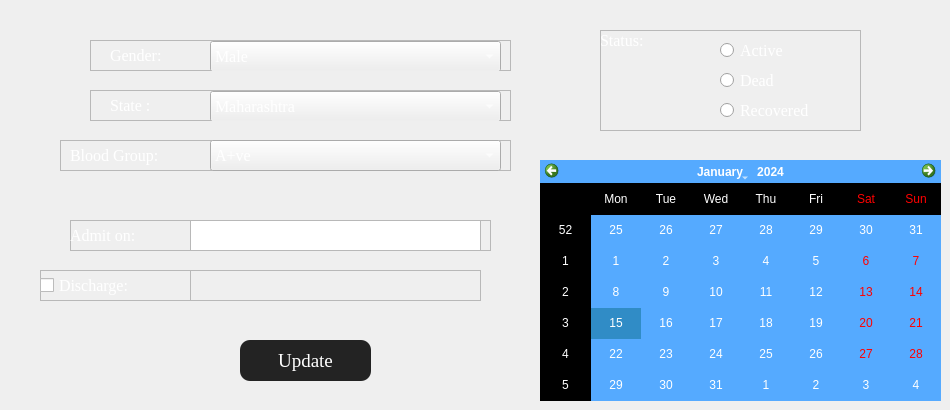
                     <widget class="QWidget" name="page_17">
                      <widget class="QFrame" name="frame_15">
                       <property name="geometry">
                        <rect>
                         <x>90</x>
                         <y>40</y>
                         <width>421</width>
                         <height>31</height>
                        </rect>
                       </property>
                       <property name="frameShape">
                        <enum>QFrame::StyledPanel</enum>
                       </property>
                       <property name="frameShadow">
                        <enum>QFrame::Raised</enum>
                       </property>
                       <widget class="QLabel" name="label_48">
                        <property name="geometry">
                         <rect>
                          <x>20</x>
                          <y>0</y>
                          <width>71</width>
                          <height>31</height>
                         </rect>
                        </property>
                        <property name="font">
                         <font>
                          <family>Georgia</family>
                          <pointsize>12</pointsize>
                         </font>
                        </property>
                        <property name="styleSheet">
                         <string notr="true">color: rgb(255, 255, 255);</string>
                        </property>
                        <property name="text">
                         <string>Gender:</string>
                        </property>
                       </widget>
                       <widget class="QComboBox" name="gemder_update">
                        <property name="geometry">
                         <rect>
                          <x>120</x>
                          <y>1</y>
                          <width>291</width>
                          <height>31</height>
                         </rect>
                        </property>
                        <property name="font">
                         <font>
                          <family>Georgia</family>
                          <pointsize>12</pointsize>
                         </font>
                        </property>
                        <property name="styleSheet">
                         <string notr="true">color: rgb(255, 255, 255);
</string>
                        </property>
                        <item>
                         <property name="text">
                          <string>Male</string>
                         </property>
                        </item>
                        <item>
                         <property name="text">
                          <string>Female</string>
                         </property>
                        </item>
                       </widget>
                      </widget>
                      <widget class="QFrame" name="frame_16">
                       <property name="geometry">
                        <rect>
                         <x>60</x>
                         <y>140</y>
                         <width>451</width>
                         <height>31</height>
                        </rect>
                       </property>
                       <property name="frameShape">
                        <enum>QFrame::StyledPanel</enum>
                       </property>
                       <property name="frameShadow">
                        <enum>QFrame::Raised</enum>
                       </property>
                       <widget class="QLabel" name="label_49">
                        <property name="geometry">
                         <rect>
                          <x>10</x>
                          <y>0</y>
                          <width>121</width>
                          <height>31</height>
                         </rect>
                        </property>
                        <property name="font">
                         <font>
                          <family>Georgia</family>
                          <pointsize>12</pointsize>
                         </font>
                        </property>
                        <property name="styleSheet">
                         <string notr="true">color: rgb(255, 255, 255);</string>
                        </property>
                        <property name="text">
                         <string>Blood Group:</string>
                        </property>
                       </widget>
                       <widget class="QComboBox" name="bloodgroup_update">
                        <property name="geometry">
                         <rect>
                          <x>150</x>
                          <y>0</y>
                          <width>291</width>
                          <height>31</height>
                         </rect>
                        </property>
                        <property name="font">
                         <font>
                          <family>Georgia</family>
                          <pointsize>12</pointsize>
                         </font>
                        </property>
                        <property name="styleSheet">
                         <string notr="true">color: rgb(255, 255, 255);
</string>
                        </property>
                        <item>
                         <property name="text">
                          <string>A+ve</string>
                         </property>
                        </item>
                        <item>
                         <property name="text">
                          <string>B+ve</string>
                         </property>
                        </item>
                        <item>
                         <property name="text">
                          <string>A-ve</string>
                         </property>
                        </item>
                        <item>
                         <property name="text">
                          <string>B-ve</string>
                         </property>
                        </item>
                        <item>
                         <property name="text">
                          <string>AB+ve</string>
                         </property>
                        </item>
                        <item>
                         <property name="text">
                          <string>AB-ve</string>
                         </property>
                        </item>
                        <item>
                         <property name="text">
                          <string>O+ve</string>
                         </property>
                        </item>
                        <item>
                         <property name="text">
                          <string>O-ve</string>
                         </property>
                        </item>
                       </widget>
                      </widget>
                      <widget class="QFrame" name="frame_17">
                       <property name="geometry">
                        <rect>
                         <x>40</x>
                         <y>270</y>
                         <width>441</width>
                         <height>31</height>
                        </rect>
                       </property>
                       <property name="frameShape">
                        <enum>QFrame::StyledPanel</enum>
                       </property>
                       <property name="frameShadow">
                        <enum>QFrame::Raised</enum>
                       </property>
                       <widget class="QTextEdit" name="discharge_update">
                        <property name="enabled">
                         <bool>false</bool>
                        </property>
                        <property name="geometry">
                         <rect>
                          <x>150</x>
                          <y>0</y>
                          <width>291</width>
                          <height>31</height>
                         </rect>
                        </property>
                       </widget>
                       <widget class="QCheckBox" name="discharge_check">
                        <property name="geometry">
                         <rect>
                          <x>0</x>
                          <y>0</y>
                          <width>121</width>
                          <height>31</height>
                         </rect>
                        </property>
                        <property name="font">
                         <font>
                          <family>Georgia</family>
                          <pointsize>12</pointsize>
                         </font>
                        </property>
                        <property name="styleSheet">
                         <string notr="true">color: rgb(255, 255, 255);
</string>
                        </property>
                        <property name="text">
                         <string>Discharge:</string>
                        </property>
                       </widget>
                      </widget>
                      <widget class="QFrame" name="frame_18">
                       <property name="geometry">
                        <rect>
                         <x>90</x>
                         <y>90</y>
                         <width>421</width>
                         <height>31</height>
                        </rect>
                       </property>
                       <property name="frameShape">
                        <enum>QFrame::StyledPanel</enum>
                       </property>
                       <property name="frameShadow">
                        <enum>QFrame::Raised</enum>
                       </property>
                       <widget class="QLabel" name="label_50">
                        <property name="geometry">
                         <rect>
                          <x>20</x>
                          <y>0</y>
                          <width>71</width>
                          <height>31</height>
                         </rect>
                        </property>
                        <property name="font">
                         <font>
                          <family>Georgia</family>
                          <pointsize>12</pointsize>
                         </font>
                        </property>
                        <property name="styleSheet">
                         <string notr="true">color: rgb(255, 255, 255);</string>
                        </property>
                        <property name="text">
                         <string>State :</string>
                        </property>
                       </widget>
                       <widget class="QComboBox" name="state_update">
                        <property name="geometry">
                         <rect>
                          <x>120</x>
                          <y>1</y>
                          <width>291</width>
                          <height>31</height>
                         </rect>
                        </property>
                        <property name="font">
                         <font>
                          <family>Georgia</family>
                          <pointsize>12</pointsize>
                         </font>
                        </property>
                        <property name="styleSheet">
                         <string notr="true">color: rgb(255, 255, 255);
</string>
                        </property>
                        <item>
                         <property name="text">
                          <string>Maharashtra</string>
                         </property>
                        </item>
                        <item>
                         <property name="text">
                          <string>Rajasthan</string>
                         </property>
                        </item>
                        <item>
                         <property name="text">
                          <string>Punjab</string>
                         </property>
                        </item>
                        <item>
                         <property name="text">
                          <string>Uttar Pradesh</string>
                         </property>
                        </item>
                        <item>
                         <property name="text">
                          <string>Tamil Nadu</string>
                         </property>
                        </item>
                        <item>
                         <property name="text">
                          <string>Delhi</string>
                         </property>
                        </item>
                        <item>
                         <property name="text">
                          <string>Madhya Pradesh</string>
                         </property>
                        </item>
                        <item>
                         <property name="text">
                          <string>Other States</string>
                         </property>
                        </item>
                       </widget>
                      </widget>
                      <widget class="QFrame" name="frame_19">
                       <property name="geometry">
                        <rect>
                         <x>70</x>
                         <y>220</y>
                         <width>421</width>
                         <height>31</height>
                        </rect>
                       </property>
                       <property name="frameShape">
                        <enum>QFrame::StyledPanel</enum>
                       </property>
                       <property name="frameShadow">
                        <enum>QFrame::Raised</enum>
                       </property>
                       <widget class="QLabel" name="label_51">
                        <property name="geometry">
                         <rect>
                          <x>0</x>
                          <y>0</y>
                          <width>91</width>
                          <height>31</height>
                         </rect>
                        </property>
                        <property name="font">
                         <font>
                          <family>Georgia</family>
                          <pointsize>12</pointsize>
                         </font>
                        </property>
                        <property name="styleSheet">
                         <string notr="true">color: rgb(255, 255, 255);</string>
                        </property>
                        <property name="text">
                         <string>Admit on:</string>
                        </property>
                       </widget>
                       <widget class="QTextEdit" name="admit_update">
                        <property name="geometry">
                         <rect>
                          <x>120</x>
                          <y>0</y>
                          <width>291</width>
                          <height>31</height>
                         </rect>
                        </property>
                       </widget>
                      </widget>
                      <widget class="QFrame" name="frame_20">
                       <property name="geometry">
                        <rect>
                         <x>600</x>
                         <y>30</y>
                         <width>261</width>
                         <height>101</height>
                        </rect>
                       </property>
                       <property name="frameShape">
                        <enum>QFrame::StyledPanel</enum>
                       </property>
                       <property name="frameShadow">
                        <enum>QFrame::Raised</enum>
                       </property>
                       <widget class="QLabel" name="label_52">
                        <property name="geometry">
                         <rect>
                          <x>0</x>
                          <y>-10</y>
                          <width>131</width>
                          <height>41</height>
                         </rect>
                        </property>
                        <property name="font">
                         <font>
                          <family>Georgia</family>
                          <pointsize>12</pointsize>
                         </font>
                        </property>
                        <property name="styleSheet">
                         <string notr="true">color: rgb(255, 255, 255);</string>
                        </property>
                        <property name="text">
                         <string>Status:</string>
                        </property>
                       </widget>
                       <widget class="QRadioButton" name="active_radio">
                        <property name="geometry">
                         <rect>
                          <x>120</x>
                          <y>10</y>
                          <width>95</width>
                          <height>20</height>
                         </rect>
                        </property>
                        <property name="font">
                         <font>
                          <family>Georgia</family>
                          <pointsize>12</pointsize>
                         </font>
                        </property>
                        <property name="styleSheet">
                         <string notr="true">color: rgb(255, 255, 255);</string>
                        </property>
                        <property name="text">
                         <string>Active</string>
                        </property>
                       </widget>
                       <widget class="QRadioButton" name="dead_radio">
                        <property name="geometry">
                         <rect>
                          <x>120</x>
                          <y>40</y>
                          <width>95</width>
                          <height>20</height>
                         </rect>
                        </property>
                        <property name="font">
                         <font>
                          <family>Georgia</family>
                          <pointsize>12</pointsize>
                         </font>
                        </property>
                        <property name="styleSheet">
                         <string notr="true">color: rgb(255, 255, 255);</string>
                        </property>
                        <property name="text">
                         <string>Dead</string>
                        </property>
                       </widget>
                       <widget class="QRadioButton" name="recovered_radio">
                        <property name="geometry">
                         <rect>
                          <x>120</x>
                          <y>70</y>
                          <width>121</width>
                          <height>21</height>
                         </rect>
                        </property>
                        <property name="font">
                         <font>
                          <family>Georgia</family>
                          <pointsize>12</pointsize>
                         </font>
                        </property>
                        <property name="styleSheet">
                         <string notr="true">color: rgb(255, 255, 255);</string>
                        </property>
                        <property name="text">
                         <string>Recovered</string>
                        </property>
                       </widget>
                      </widget>
                      <widget class="QCalendarWidget" name="calendarWidget_2">
                       <property name="geometry">
                        <rect>
                         <x>540</x>
                         <y>160</y>
                         <width>401</width>
                         <height>241</height>
                        </rect>
                       </property>
                       <property name="styleSheet">
                        <string notr="true">color: rgb(255, 255, 255);
alternate-background-color: rgb(0, 0, 0);
background-color: rgb(85, 170, 255);</string>
                       </property>
                       <property name="gridVisible">
                        <bool>false</bool>
                       </property>
                      </widget>
                      <widget class="QPushButton" name="update_button">
                       <property name="geometry">
                        <rect>
                         <x>240</x>
                         <y>340</y>
                         <width>131</width>
                         <height>41</height>
                        </rect>
                       </property>
                       <property name="font">
                        <font>
                         <family>Georgia</family>
                         <pointsize>14</pointsize>
                        </font>
                       </property>
                       <property name="styleSheet">
                        <string notr="true">QPushButton {
	color: rgb(255, 255, 255);
	background-color: rgb(35, 35, 35);
	border: 0px solid;
	border-radius:10px;
}
QPushButton:hover {
	background-color: rgb(85, 170, 255);
}</string>
                       </property>
                       <property name="text">
                        <string>Update</string>
                       </property>
                      </widget>
                     </widget>
